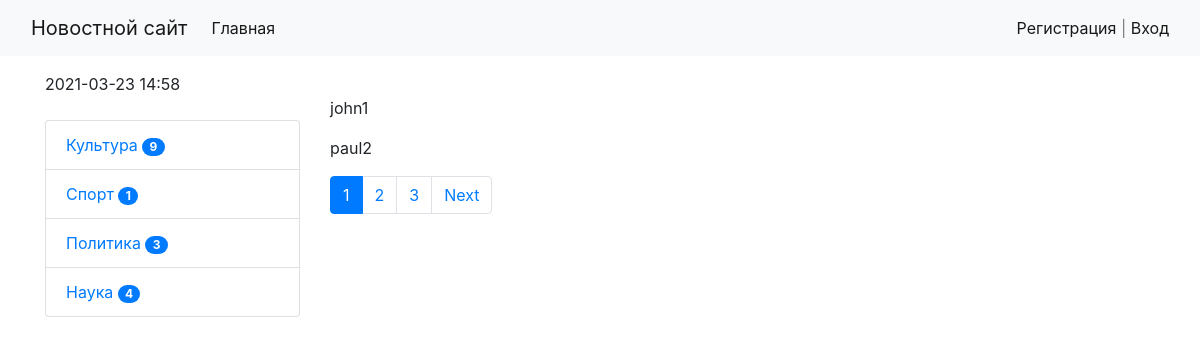
Page /test/ on the committed database.
### news/models.py (models this page shows, shortened)
class Category(models.Model):
    title = models.CharField(max_length=120, db_index=True, verbose_name="Наименование категории")
    def get_absolute_url(self):
        return reverse('category', kwargs={'category_id': self.pk})
    class Meta:
        verbose_name = "Категория"
        verbose_name_plural = "Категории"
        ordering = ['title']

### news/views.py (the view)
# urls.py: path('test/', test, name='test'),
def test(request):
    objects = ['john1', 'paul2', 'george3',
               'ringo4', 'nikita5', 'stewe6', 'eduardo7']
    paginator = Paginator(objects, 2)
    page_num = request.GET.get('page', 1)
    page_objects = paginator.get_page(page_num)
    return render(request, 'news/test.html', {'page_obj': page_objects})

### news/templatetags/news_tags.py (called while the page is built)
@register.inclusion_tag('news/list_categories.html')
def show_categories():
    categories = Category.objects.annotate(
        cnt=Count('news', filter=F('news__is_published'))).filter(cnt__gt=0)
    return {'categories': categories}

### templates/news/test.html (shortened to what this page needs)
{% extends 'baseNews.html' %}
{% block sidebar %}
    {% include 'inc/sidebar.html' %}
{% endblock %}
{% block content %}
    {% for name in page_obj.object_list %}
        <p>{{ name }}</p>
    {% endfor %}
{% endblock %}

### templates/news/list_categories.html
<div class="list-group">
    {% for item in categories %}
        <a href="{{ item.get_absolute_url }}" class="list-group-item"
           aria-current="true">
            {{ item.title }}
         <span class="badge badge-primary badge-pill">{{ item.cnt }}</span>
        </a>
    {% endfor %}
</div>

### news/static/news/test.css (style rules this page uses)
body { background-color: #ffffff; }

### rows in the picture
Category: title "Культура", cnt "9"
Category: title "Спорт", cnt "1"
Category: title "Политика", cnt "3"
Category: title "Наука", cnt "4"

### other values in the picture
{{ name }} "john1" "paul2"
{{ p }} "1"
{{ p }} "2" "3"
